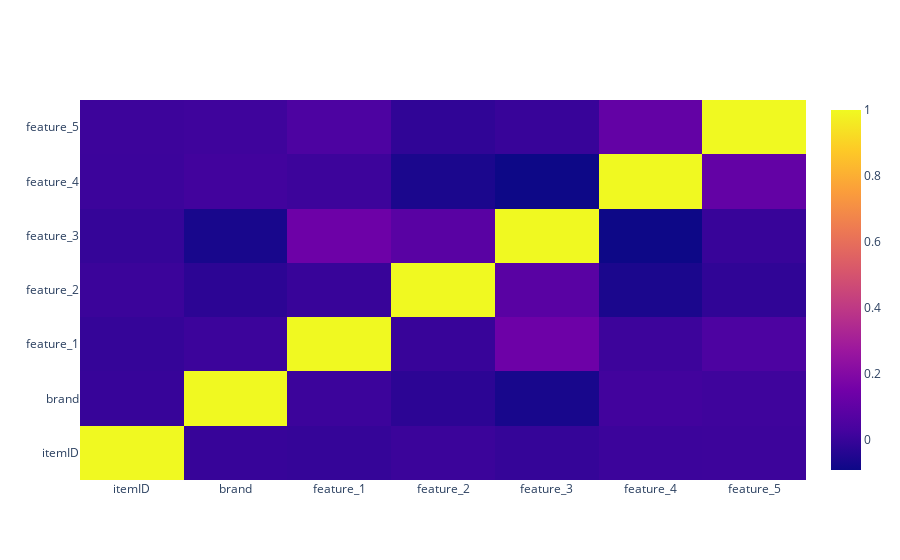

Notebook cell for this chart:
### Code cell
# correlation
configure_plotly_browser_state() # musst be called in each cell uses plotly
dfNew = items_df.corr()
fig = go.Figure(data=go.Heatmap(df_to_plotly(dfNew)))
fig.show()

### Figure 1 — Plotly figure (JSON) as saved in the notebook; plotly's stock layout.template omitted (floating-point values rounded to 4 significant figures)
{"data": [{"type": "heatmap", "x": ["itemID", "brand", "feature_1", "feature_2", "feature_3", "feature_4", "feature_5"], "y": ["itemID", "brand", "feature_1", "feature_2", "feature_3", "feature_4", "feature_5"], "z": [[1, -0.002211, -0.007918, 0.004837, -0.007835, 0.008105, 0.009676], [-0.002211, 1, 0.007001, -0.02619, -0.06857, 0.01998, 0.01436], [-0.007918, 0.007001, 1, -0.0003501, 0.137, 0.008795, 0.04955], [0.004837, -0.02619, -0.0003501, 1, 0.08042, -0.06274, -0.01763], [-0.007835, -0.06857, 0.137, 0.08042, 1, -0.09244, -0.0009035], [0.008105, 0.01998, 0.008795, -0.06274, -0.09244, 1, 0.1102], [0.009676, 0.01436, 0.04955, -0.01763, -0.0009035, 0.1102, 1]]}], "layout": {}}
